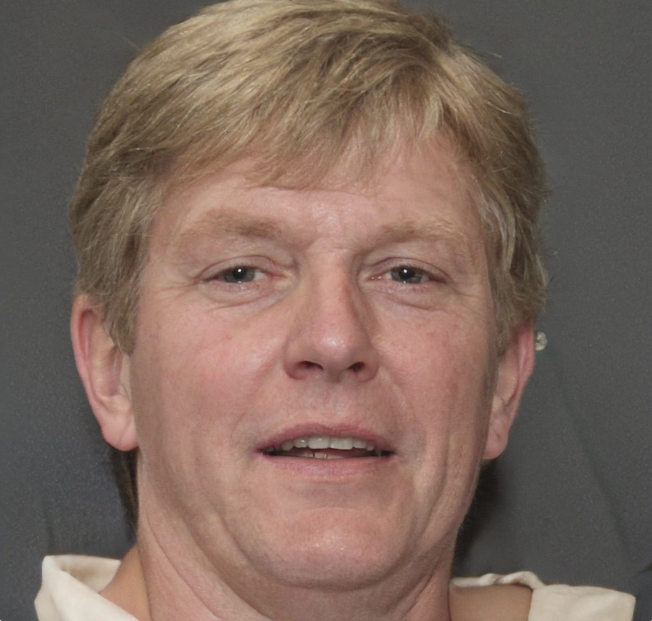
#> input picture face_detection/test.PNG, 1304 x 1242 px (shown at 1/2 size)
$ python -i is_biometric.py   (imports and definitions only)   (older library calls are emulated)
#> lines starting #> are read from the running program, lines starting #| are printed output that depends on the picture
#> further down, picture is the input picture: shape (1242, 1304, 3); mean B, G, R 93.2, 103.6, 125.1
import cv2
import mediapipe as mp
import numpy as np

# [22 lines left out: functions check_background, is_in_focus, check_noise, not called in this run]


def enhance_lighting(image):
    ''' enhances lighting to make face detection easier'''
    gray = cv2.cvtColor(image, cv2.COLOR_BGR2GRAY)
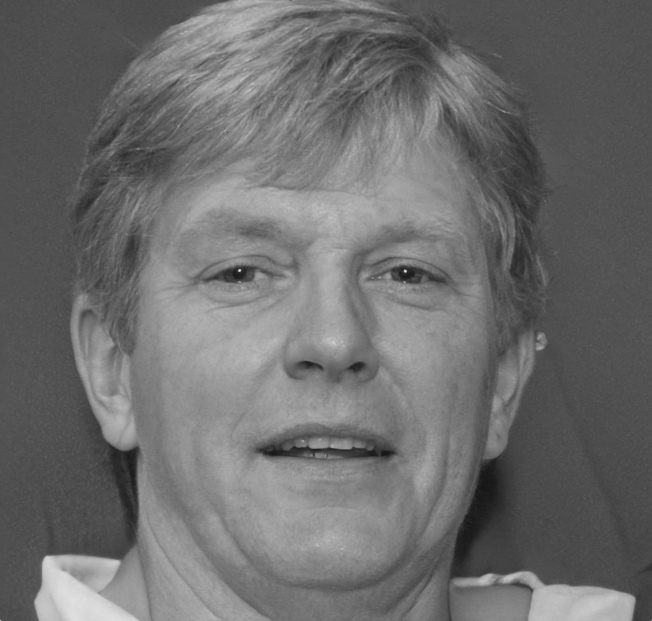
#> gray: shape (1242, 1304) (shown at 1/2 size); min 20, max 237, mean 108.8
    equalized = cv2.equalizeHist(gray)
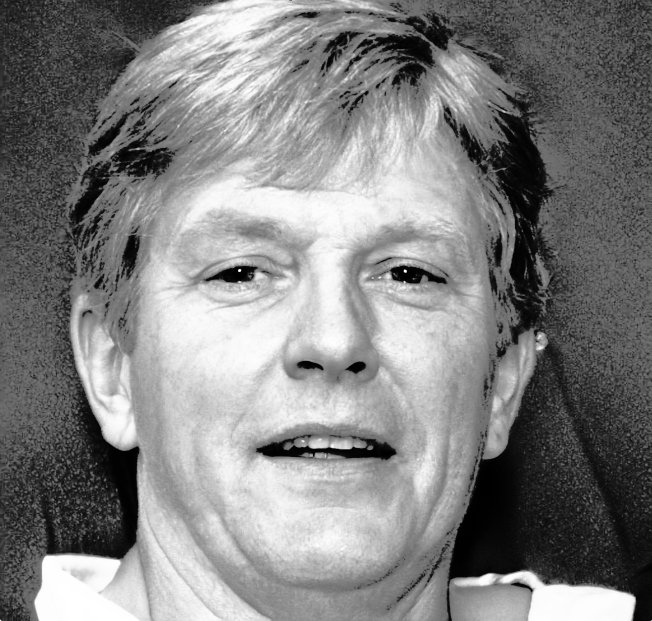
#> equalized: shape (1242, 1304) (shown at 1/2 size); min 0, max 255, mean 129.4
    return cv2.cvtColor(equalized, cv2.COLOR_GRAY2BGR)

# [203 lines left out: functions check_face_area, check_features, calculate_inter_eye_distance, check_eye_open, load_image, get_facial_features and 1 more, not called in this run]


def calculate_distance(point1, point2):
    """Calculate the Euclidean distance between two 2D points (ignoring z-axis)."""
    return np.linalg.norm(np.array([point1[0], point1[1]]) - np.array([point2[0], point2[1]]))

# [40 lines left out: function check_face_symmetry, not called in this run]

>>> import cv2
>>> picture = cv2.imread('test.PNG')
>>> result = enhance_lighting(picture)
